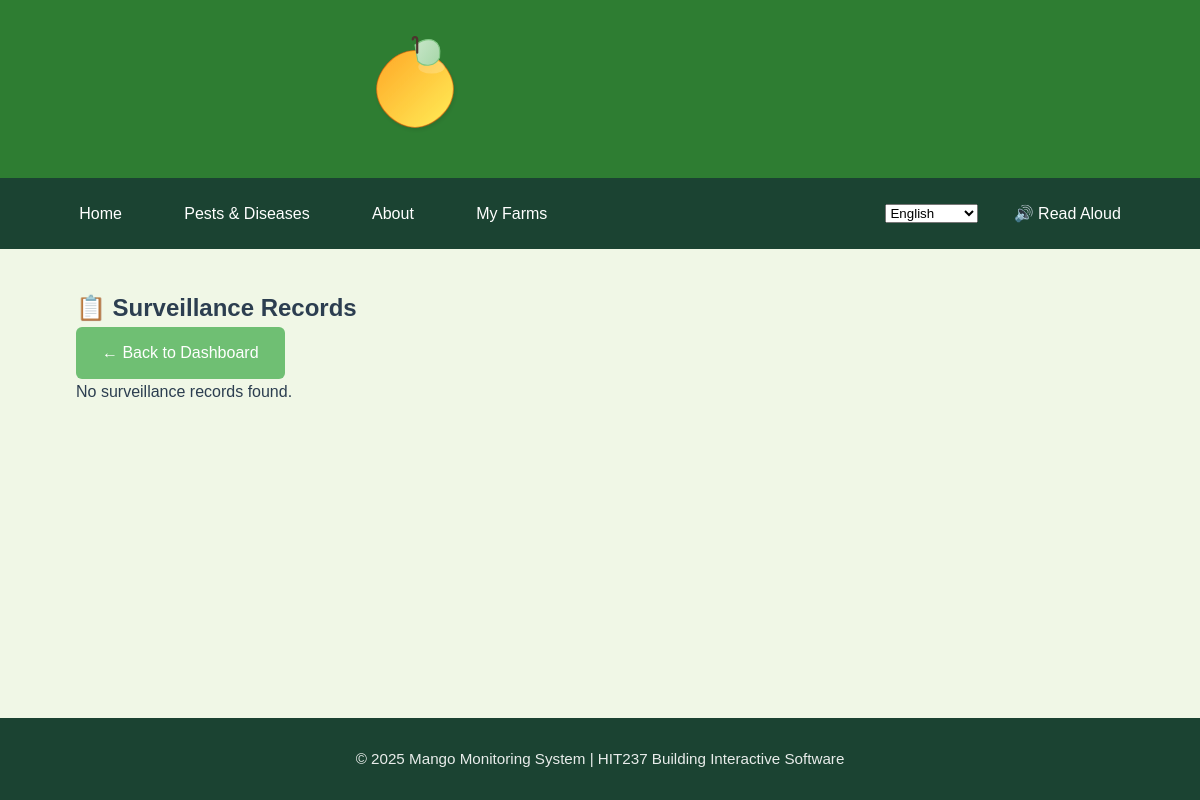
Page /myfarms/surveillance/ (signed in) on the earlier database version.
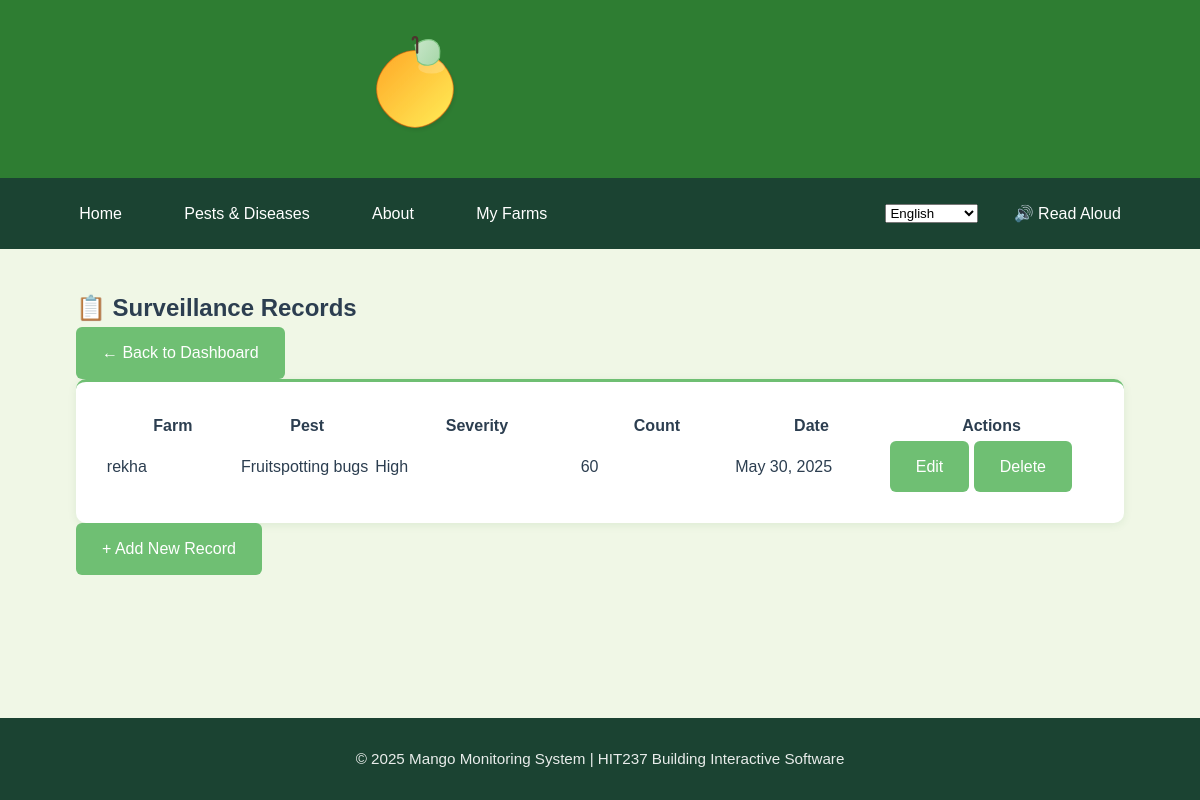
Same page on the later database version.
### App2/models.py (models this page shows, shortened)
class Surveillance(models.Model):
    SEVERITY_CHOICES = [
        (1, 'Low'),
        (2, 'Medium'),
        (3, 'High'),
        (4, 'Critical'),
    ]
    PLANT_PART_CHOICES = [
        ('leaves', 'Leaves'),
        ('fruit', 'Fruit'),
        ('flowers', 'Flowers'),
        ('stem', 'Stem/Branches'),
        ('roots', 'Roots'),
        ('whole', 'Whole Plant'),
    ]
    farm = models.ForeignKey(Farm, on_delete=models.CASCADE, related_name='surveillance_records')
    date_observed = models.DateField()
    time_observed = models.TimeField()
    plants_inspected = models.IntegerField(validators=[MinValueValidator(1)],help_text="Number of plants inspected in this surveillance")
    plant_part = models.CharField(max_length=20, choices=PLANT_PART_CHOICES)
    pest = models.ForeignKey(Pest, on_delete=models.CASCADE, related_name='occurrences')
    severity = models.IntegerField(choices=SEVERITY_CHOICES)
    pest_count = models.IntegerField(default=0, help_text="Estimated number of pests found")
    notes = models.TextField(blank=True)
    weather_conditions = models.CharField(max_length=100, blank=True, help_text="e.g., Sunny, Rainy, Humid")
    created_by = models.ForeignKey(User, on_delete=models.SET_NULL, null=True)
    created_at = models.DateTimeField(auto_now_add=True)
    updated_at = models.DateTimeField(auto_now=True)
    class Meta:
        ordering = ['-date_observed', '-time_observed']

class Farm(models.Model):
    name = models.CharField(max_length=100)
    location = models.CharField(max_length=150)
    owner = models.ForeignKey(User, on_delete=models.CASCADE, related_name="farms")
    total_plants = models.IntegerField(validators=[MinValueValidator(1)], help_text="Total number of mango plants on the property")
    farm_size = models.DecimalField(max_digits=10, decimal_places=2, help_text="Farm size in hectares")
    stocking_rate = models.DecimalField(max_digits=10, decimal_places=2, help_text="Plants per hectare", editable=False)
    created_at = models.DateTimeField(auto_now_add=True)
    updated_at = models.DateTimeField(auto_now=True)
    class Meta:
        ordering = ['name']

class Pest(models.Model):
    name = models.CharField(max_length=100)
    description = models.TextField()
    reference_pest_id = models.IntegerField(null=True, blank=True,help_text="ID from reference pest database if identified")
    created_by = models.ForeignKey(User, on_delete=models.SET_NULL, null=True)

### App2/views.py (the view)
# urls.py: path('surveillance/', views.SurveillanceListView.as_view(), name='surveillance-list'),
class SurveillanceListView(LoginRequiredMixin, ListView):
    model = Surveillance
    template_name = 'app2/surveillance_list.html'
    context_object_name = 'surveillance_records'
    def get_queryset(self):
        qs = Surveillance.objects.filter(farm__owner=self.request.user)
        severity = self.request.GET.get('severity')
        if severity:
            qs = qs.filter(severity=severity)
        return qs
    def get_context_data(self, **kwargs):
        context = super().get_context_data(**kwargs)
        context['severity_filter'] = self.request.GET.get('severity')
        return context

### App2/templates/App2/surveillance_list.html (shortened to what this page needs)
{% extends 'app2/base.html' %}
{% block content %}
<div class="container mt-4">
  <div class="d-flex justify-content-between align-items-center mb-4">
    <h2>📋 Surveillance Records</h2>
    <a href="{% url 'App2:profile' %}" class="btn btn-outline-success">← Back to Dashboard</a>
  </div>
  {% if surveillance_records %}
  <div class="card shadow-sm p-3">
    <div class="table-responsive">
      <table class="table table-bordered table-hover text-center align-middle surveillance-table">
        <thead class="table-success">
          <tr>
            <th style="width: 13%;">Farm</th>
            <th style="width: 13%;">Pest</th>
            <th style="width: 20%;">Severity</th>
            <th style="width: 15%;">Count</th>
            <th style="width: 15%;">Date</th>
            <th style="width: 20%;">Actions</th>
          </tr>
        </thead>
        <tbody>
          {% for record in surveillance_records %}
          <tr>
            <td>{{ record.farm.name }}</td>
            <td>{{ record.pest.name }}</td>
            <td>
              <span class="badge bg-{% if record.severity == 1 %}success{% elif record.severity == 2 %}info{% elif record.severity == 3 %}warning{% else %}danger{% endif %}">
                {{ record.get_severity_display }}
              </span>
            </td>
            <td>{{ record.pest_count }}</td>
            <td>{{ record.date_observed }}</td>
            <td>
              <div class="btn-group">
                <a href="{% url 'App2:surveillance-update' record.pk %}" class="btn btn-sm btn-outline-secondary">Edit</a>
                <a href="{% url 'App2:surveillance-delete' record.pk %}" class="btn btn-sm btn-outline-danger">Delete</a>
              </div>
            </td>
          </tr>
          {% endfor %}
        </tbody>
      </table>
    </div>
  </div>
  <div class="text-end mt-3">
    <a href="{% url 'App2:farm-create' %}" class="btn btn-success">+ Add New Record</a>
  </div>
  {% else %}
  <div class="alert alert-warning" role="alert">
    No surveillance records found.
  </div>
  {% endif %}
</div>
{% endblock %}

Differences in the rows shown:
added Surveillance: farm.name "rekha", pest.name "Fruitspotting bugs", severity "High", pest_count "60", date_observed "May 30, 2025"
Other differences:
text no longer shown: "No surveillance records found."
text now shown: "Farm Pest Severity Count Date Actions + Add New Record"
